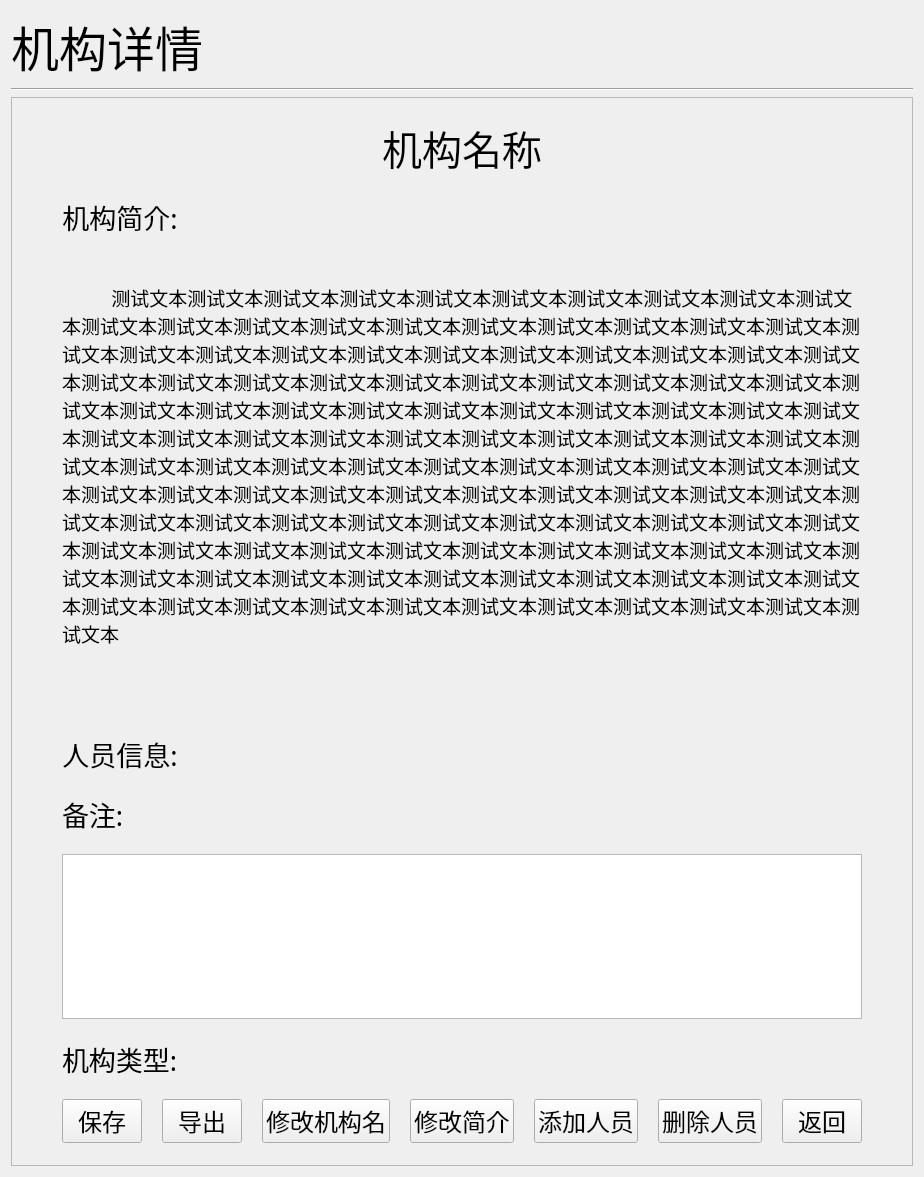
<?xml version="1.0" encoding="UTF-8"?>
<ui version="4.0">
 <class>Form</class>
 <widget class="QWidget" name="Form">
  <property name="geometry">
   <rect>
    <x>0</x>
    <y>0</y>
    <width>869</width>
    <height>1177</height>
   </rect>
  </property>
  <property name="font">
   <font>
    <family>微软雅黑</family>
    <pointsize>14</pointsize>
   </font>
  </property>
  <property name="windowTitle">
   <string>Form</string>
  </property>
  <layout class="QVBoxLayout" name="verticalLayout_2">
   <item>
    <widget class="QLabel" name="label">
     <property name="font">
      <font>
       <family>楷体</family>
       <pointsize>36</pointsize>
       <weight>50</weight>
       <bold>false</bold>
      </font>
     </property>
     <property name="text">
      <string>机构详情</string>
     </property>
    </widget>
   </item>
   <item>
    <widget class="Line" name="line">
     <property name="orientation">
      <enum>Qt::Horizontal</enum>
     </property>
    </widget>
   </item>
   <item>
    <widget class="QFrame" name="frame">
     <property name="frameShape">
      <enum>QFrame::StyledPanel</enum>
     </property>
     <property name="frameShadow">
      <enum>QFrame::Plain</enum>
     </property>
     <layout class="QVBoxLayout" name="verticalLayout">
      <property name="spacing">
       <number>20</number>
      </property>
      <property name="leftMargin">
       <number>50</number>
      </property>
      <property name="topMargin">
       <number>20</number>
      </property>
      <property name="rightMargin">
       <number>50</number>
      </property>
      <item>
       <layout class="QHBoxLayout" name="horizontalLayout_2">
        <item>
         <spacer name="horizontalSpacer_3">
          <property name="orientation">
           <enum>Qt::Horizontal</enum>
          </property>
          <property name="sizeHint" stdset="0">
           <size>
            <width>40</width>
            <height>20</height>
           </size>
          </property>
         </spacer>
        </item>
        <item>
         <widget class="QLabel" name="label_name">
          <property name="font">
           <font>
            <family>华文新魏</family>
            <pointsize>30</pointsize>
           </font>
          </property>
          <property name="text">
           <string>机构名称</string>
          </property>
          <property name="alignment">
           <set>Qt::AlignCenter</set>
          </property>
         </widget>
        </item>
        <item>
         <spacer name="horizontalSpacer_4">
          <property name="orientation">
           <enum>Qt::Horizontal</enum>
          </property>
          <property name="sizeHint" stdset="0">
           <size>
            <width>40</width>
            <height>20</height>
           </size>
          </property>
         </spacer>
        </item>
       </layout>
      </item>
      <item>
       <layout class="QHBoxLayout" name="horizontalLayout_3">
        <item>
         <widget class="QLabel" name="label_2">
          <property name="font">
           <font>
            <family>华文新魏</family>
            <pointsize>20</pointsize>
           </font>
          </property>
          <property name="text">
           <string>机构简介:</string>
          </property>
          <property name="alignment">
           <set>Qt::AlignCenter</set>
          </property>
         </widget>
        </item>
        <item>
         <spacer name="horizontalSpacer_6">
          <property name="orientation">
           <enum>Qt::Horizontal</enum>
          </property>
          <property name="sizeHint" stdset="0">
           <size>
            <width>40</width>
            <height>20</height>
           </size>
          </property>
         </spacer>
        </item>
       </layout>
      </item>
      <item>
       <widget class="QLabel" name="label_summary">
        <property name="text">
         <string>
          测试文本测试文本测试文本测试文本测试文本测试文本测试文本测试文本测试文本测试文本测试文本测试文本测试文本测试文本测试文本测试文本测试文本测试文本测试文本测试文本测试文本测试文本测试文本测试文本测试文本测试文本测试文本测试文本测试文本测试文本测试文本测试文本测试文本测试文本测试文本测试文本测试文本测试文本测试文本测试文本测试文本测试文本测试文本测试文本测试文本测试文本测试文本测试文本测试文本测试文本测试文本测试文本测试文本测试文本测试文本测试文本测试文本测试文本测试文本测试文本测试文本测试文本测试文本测试文本测试文本测试文本测试文本测试文本测试文本测试文本测试文本测试文本测试文本测试文本测试文本测试文本测试文本测试文本测试文本测试文本测试文本测试文本测试文本测试文本测试文本测试文本测试文本测试文本测试文本测试文本测试文本测试文本测试文本测试文本测试文本测试文本测试文本测试文本测试文本测试文本测试文本测试文本测试文本测试文本测试文本测试文本测试文本测试文本测试文本测试文本测试文本测试文本测试文本测试文本测试文本测试文本测试文本测试文本测试文本测试文本测试文本测试文本测试文本测试文本测试文本测试文本
         </string>
        </property>
        <property name="wordWrap">
         <bool>true</bool>
        </property>
       </widget>
      </item>
      <item>
       <spacer name="verticalSpacer_2">
        <property name="orientation">
         <enum>Qt::Vertical</enum>
        </property>
        <property name="sizeType">
         <enum>QSizePolicy::Fixed</enum>
        </property>
        <property name="sizeHint" stdset="0">
         <size>
          <width>20</width>
          <height>40</height>
         </size>
        </property>
       </spacer>
      </item>
      <item>
       <layout class="QHBoxLayout" name="horizontalLayout_4">
        <item>
         <widget class="QLabel" name="label_4">
          <property name="font">
           <font>
            <family>华文新魏</family>
            <pointsize>20</pointsize>
           </font>
          </property>
          <property name="text">
           <string>人员信息:</string>
          </property>
          <property name="alignment">
           <set>Qt::AlignCenter</set>
          </property>
         </widget>
        </item>
        <item>
         <spacer name="horizontalSpacer_8">
          <property name="orientation">
           <enum>Qt::Horizontal</enum>
          </property>
          <property name="sizeHint" stdset="0">
           <size>
            <width>40</width>
            <height>20</height>
           </size>
          </property>
         </spacer>
        </item>
       </layout>
      </item>
      <item>
       <layout class="QGridLayout" name="staff_layout"/>
      </item>
      <item>
       <widget class="QLabel" name="label_5">
        <property name="font">
         <font>
          <family>华文新魏</family>
          <pointsize>20</pointsize>
          <weight>50</weight>
          <bold>false</bold>
         </font>
        </property>
        <property name="text">
         <string>备注:</string>
        </property>
       </widget>
      </item>
      <item>
       <widget class="QPlainTextEdit" name="textedit_remark"/>
      </item>
      <item>
       <layout class="QHBoxLayout" name="horizontalLayout_5">
        <item>
         <widget class="QLabel" name="label_3">
          <property name="font">
           <font>
            <family>华文新魏</family>
            <pointsize>20</pointsize>
            <weight>50</weight>
            <bold>false</bold>
           </font>
          </property>
          <property name="text">
           <string>机构类型:</string>
          </property>
         </widget>
        </item>
        <item>
         <widget class="CheckComboBox" name="widget" native="true"/>
        </item>
        <item>
         <spacer name="horizontalSpacer_2">
          <property name="orientation">
           <enum>Qt::Horizontal</enum>
          </property>
          <property name="sizeHint" stdset="0">
           <size>
            <width>40</width>
            <height>20</height>
           </size>
          </property>
         </spacer>
        </item>
       </layout>
      </item>
      <item>
       <layout class="QHBoxLayout" name="horizontalLayout">
        <item>
         <widget class="QPushButton" name="btn_save">
          <property name="font">
           <font>
            <family>华文新魏</family>
            <pointsize>18</pointsize>
           </font>
          </property>
          <property name="cursor">
           <cursorShape>PointingHandCursor</cursorShape>
          </property>
          <property name="text">
           <string>保存</string>
          </property>
         </widget>
        </item>
        <item>
         <widget class="QPushButton" name="btn_export">
          <property name="font">
           <font>
            <family>华文新魏</family>
            <pointsize>18</pointsize>
           </font>
          </property>
          <property name="cursor">
           <cursorShape>PointingHandCursor</cursorShape>
          </property>
          <property name="text">
           <string>导出</string>
          </property>
         </widget>
        </item>
        <item>
         <spacer name="horizontalSpacer">
          <property name="orientation">
           <enum>Qt::Horizontal</enum>
          </property>
          <property name="sizeHint" stdset="0">
           <size>
            <width>40</width>
            <height>20</height>
           </size>
          </property>
         </spacer>
        </item>
        <item>
         <widget class="QPushButton" name="btn_modify_name">
          <property name="font">
           <font>
            <family>华文新魏</family>
            <pointsize>18</pointsize>
           </font>
          </property>
          <property name="cursor">
           <cursorShape>PointingHandCursor</cursorShape>
          </property>
          <property name="text">
           <string>修改机构名</string>
          </property>
         </widget>
        </item>
        <item>
         <widget class="QPushButton" name="btn_modify_summary">
          <property name="font">
           <font>
            <family>华文新魏</family>
            <pointsize>18</pointsize>
           </font>
          </property>
          <property name="cursor">
           <cursorShape>PointingHandCursor</cursorShape>
          </property>
          <property name="text">
           <string>修改简介</string>
          </property>
         </widget>
        </item>
        <item>
         <widget class="QPushButton" name="btn_append">
          <property name="font">
           <font>
            <family>华文新魏</family>
            <pointsize>18</pointsize>
           </font>
          </property>
          <property name="cursor">
           <cursorShape>PointingHandCursor</cursorShape>
          </property>
          <property name="text">
           <string>添加人员</string>
          </property>
         </widget>
        </item>
        <item>
         <widget class="QPushButton" name="btn_del_mode">
          <property name="font">
           <font>
            <family>华文新魏</family>
            <pointsize>18</pointsize>
           </font>
          </property>
          <property name="cursor">
           <cursorShape>PointingHandCursor</cursorShape>
          </property>
          <property name="text">
           <string>删除人员</string>
          </property>
          <property name="checkable">
           <bool>true</bool>
          </property>
         </widget>
        </item>
        <item>
         <widget class="QPushButton" name="pushButton">
          <property name="font">
           <font>
            <family>华文新魏</family>
            <pointsize>18</pointsize>
           </font>
          </property>
          <property name="cursor">
           <cursorShape>PointingHandCursor</cursorShape>
          </property>
          <property name="text">
           <string>返回</string>
          </property>
         </widget>
        </item>
       </layout>
      </item>
      <item>
       <spacer name="verticalSpacer">
        <property name="orientation">
         <enum>Qt::Vertical</enum>
        </property>
        <property name="sizeHint" stdset="0">
         <size>
          <width>20</width>
          <height>40</height>
         </size>
        </property>
       </spacer>
      </item>
     </layout>
    </widget>
   </item>
  </layout>
 </widget>
 <customwidgets>
  <customwidget>
   <class>CheckComboBox</class>
   <extends>QWidget</extends>
   <header>ui.page_elements.check_combo_box</header>
   <container>1</container>
  </customwidget>
 </customwidgets>
 <resources/>
 <connections/>
</ui>
